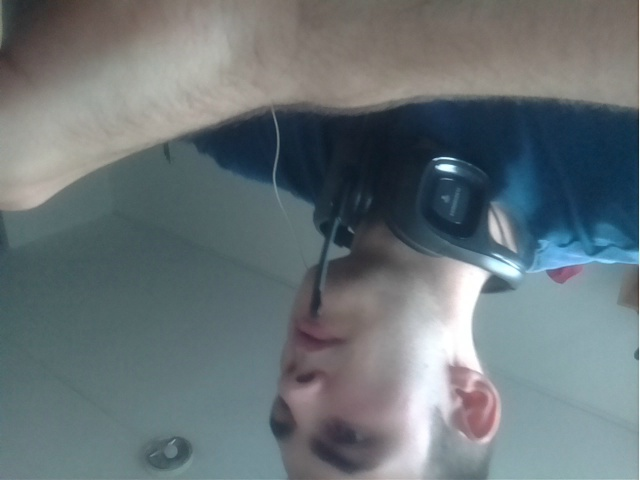
#> input picture SoundRecon/images/testimage1.jpg, 640 x 480 px
$ python test2.py
#> lines starting #> are read from the running program, lines starting #| are printed output that depends on the picture; after the words box and inside, x2 and y2 are one past the last pixel; in counts of white or black regions, pixels touching at a corner belong together
import sys
import cv2
import os
import numpy as np

DELAY_CAPTION = 1500
DELAY_BLUR = 100
MAX_KERNEL_LENGTH = 31

src = None
dst = None
window_name = 'Smoothing Demo'

def main(argv):
    cv2.namedWindow(window_name, cv2.WINDOW_AUTOSIZE)
    imageName = argv[0] if len(argv) > 0 else 'images/testimage1.jpg'
    global src
    src = cv2.imread(cv2.samples.findFile(imageName))
#> src is the input picture: shape (480, 640, 3); mean B, G, R 119.4, 115.4, 104.6
    if src is None:
        print ('Error opening image')
        print ('Usage: smoothing.py [image_name -- default ../data/lena.jpg] \n')
        return -1

    if display_caption('Original Image') != 0:
        return 0
    global dst
    dst = np.copy(src)
    if display_dst(DELAY_CAPTION) != 0:
        return 0

    if display_caption('Median Blur') != 0:
        return 0
    for i in range(1, MAX_KERNEL_LENGTH, 2):
        dst = cv2.medianBlur(src, i)
        if display_dst(DELAY_BLUR) != 0:
            return 0
#    display_caption('Done!')
    return 0


def loadImage(folder):
	images = []
	for filename in os.listdir(folder):
		img = cv2.imread(os.path.join(folder,filename))
		if img is not None:
			images.append(img)
	return images


# [7 lines of commented-out code are left out]


def display_caption(caption):
#> called with caption = 'Original Image'
    global dst
    dst = np.zeros(src.shape, src.dtype)
    rows, cols, _ch = src.shape
#> rows = 480; cols = 640
    cv2.putText(dst, caption,
                (int(cols / 4), int(rows / 2)),
                cv2.FONT_HERSHEY_COMPLEX, 1, (255, 255, 255))
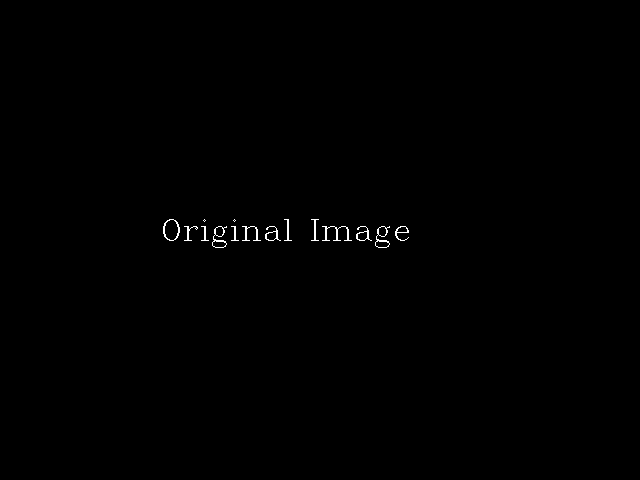
#> dst: shape (480, 640, 3); 0.3% white in thin lines or dots, all inside (x1, y1, x2, y2) = (163, 219, 409, 248)
    return display_dst(DELAY_CAPTION)
def display_dst(delay):
#> called with delay = 1500
    cv2.imshow(window_name, dst)
    cv2.imwrite('images/dst.jpg', dst)
    c = cv2.waitKey(delay)
#> (key Esc is pressed here)
    if c >= 0 : return -1
    return 0


if __name__ == "__main__":
    filename = "images/ceva.jpg"
    main(sys.argv[1:])
